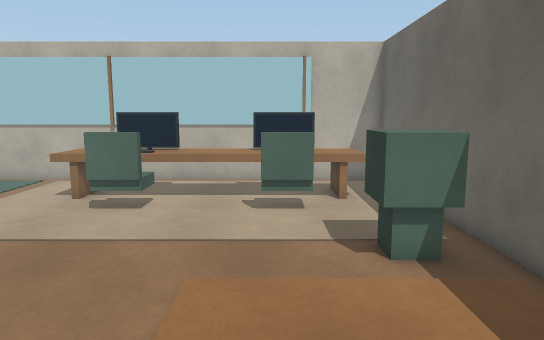
[1] (above)

13 first-person views from a walk through a 3-D level made in the Unity game engine. The camera is 1.4 m above the floor, tilts 8° down and sees 70° across. The floor is counted in squares, 0.5 m on a side. Each view is taken from the middle of a square. On the plan, view 1 faces up. The plan holds only what a view shows up to about 20 squares ahead; the rest is blank.

[2]
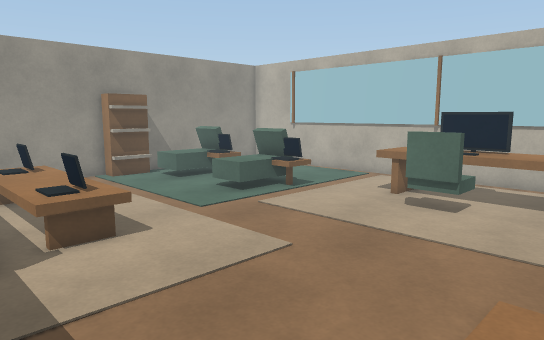

[3]
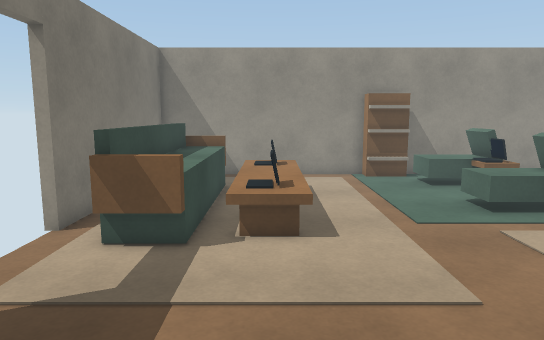

[4]
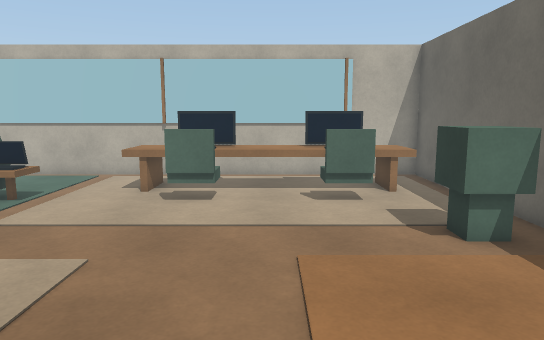

[5]
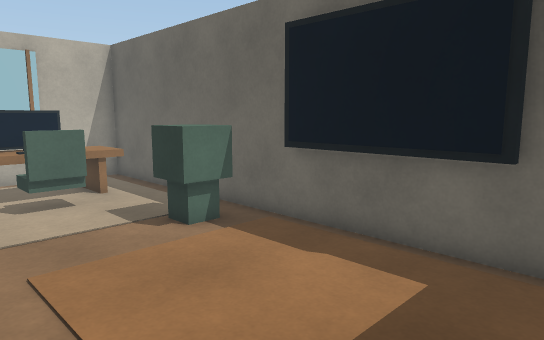

[6]
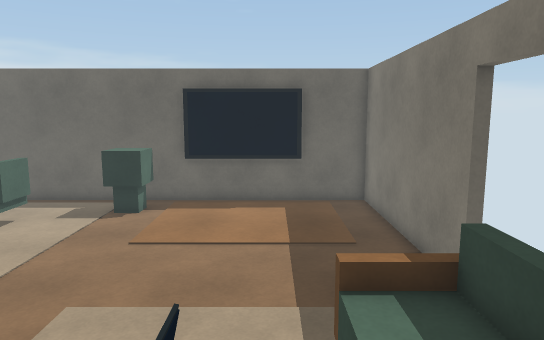

[7]
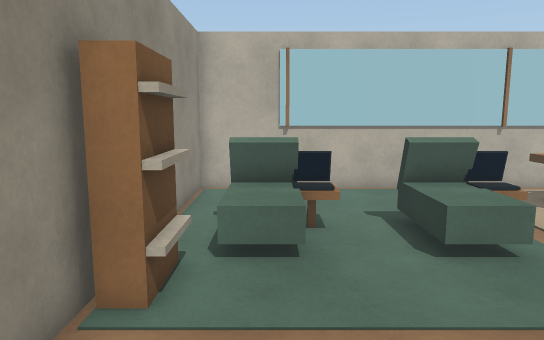

[8]
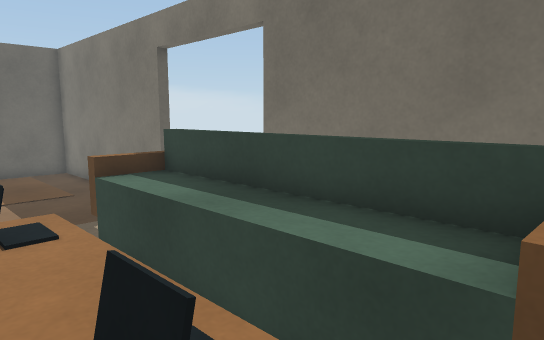

[9]
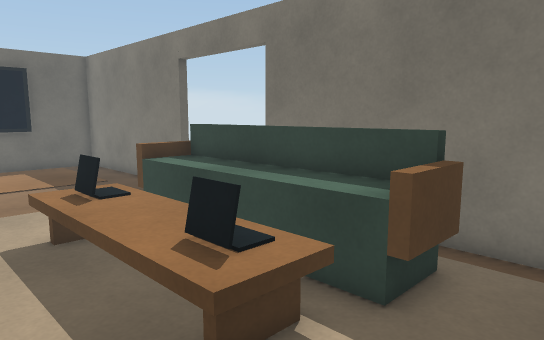

[10]
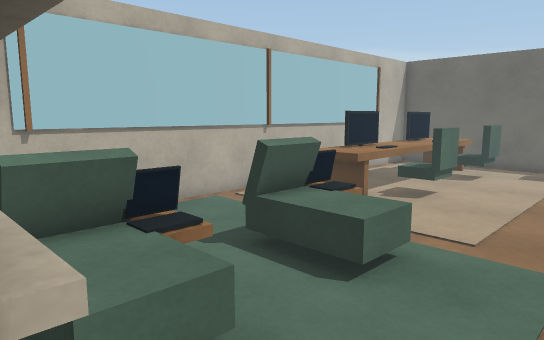

[11]
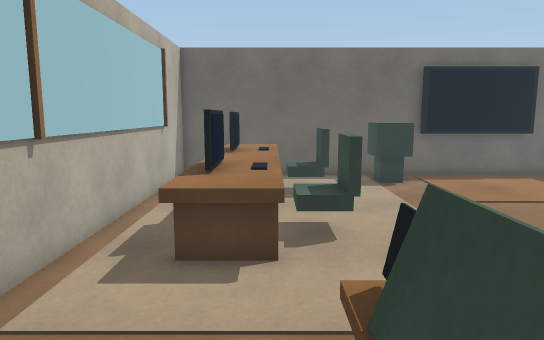

[12]
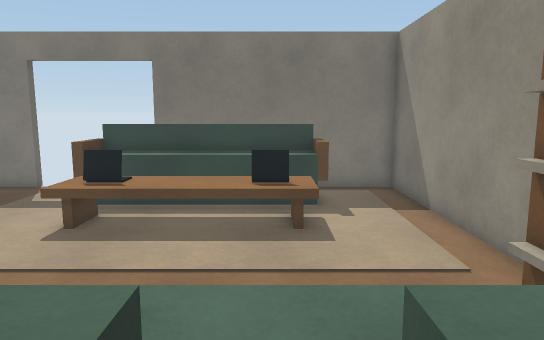

[13]
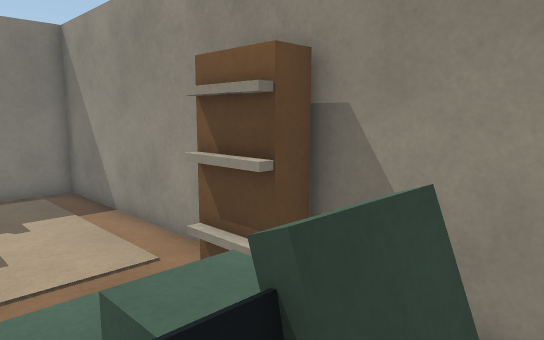

### Floor plan
Key: @ floor where view 1 was taken; # wall or solid block; . main floor; : floor 0.5 m higher than the main floor; / step, stairs or slope; = window, fence, low wall or low ledge; ^ raised ledge; O other object.
Columns run from 19 left of view 1 to 5 right of it. Each row starts with its distance up from view 1.
 17 #########################
 16 #.    ..................#
 15 #.   .......^^==^^^==^^.#
 14 #.  ........^^^^^^^^^^^.#
 13 #.  ........^^^^^^^^^^^.#
 12 #.===..==.....OO...OO...#
 11 #.OOO..OO.....=#...=#...#
 10 #.OO...OO...............#
  9 ##...................OO.#
  8 ##...................OOO#
  7 ##...................OOO#
  6 #......................O#
  5 #......................O#
  4 #...///////............O#
  3 #...//::://............O#
  2 #...///////............O#
  1 #...^^^^^^^^...........O#
  0 #..^^^^^^^^^.......@....#
 -1 #...^^^^^^^=............#
 -2 ##########.....##########
 -3          #     #

Where each view was taken, in squares from view 1:
view 1: 0 up, 0 right, facing up
view 2: 0 up, 0 right, facing up-left
view 3: 3 up, 0 right, facing left
view 4: 1 down, 2 left, facing up
view 5: 1 down, 3 left, facing up-right
view 6: 2 up, 13 left, facing right
view 7: 2 up, 16 left, facing up
view 8: 4 up, 16 left, facing down-right
view 9: 6 up, 18 left, facing down-right
view 10: 6 up, 18 left, facing up-right
view 11: 13 up, 14 left, facing right
view 12: 13 up, 14 left, facing down
view 13: 13 up, 14 left, facing down-left
